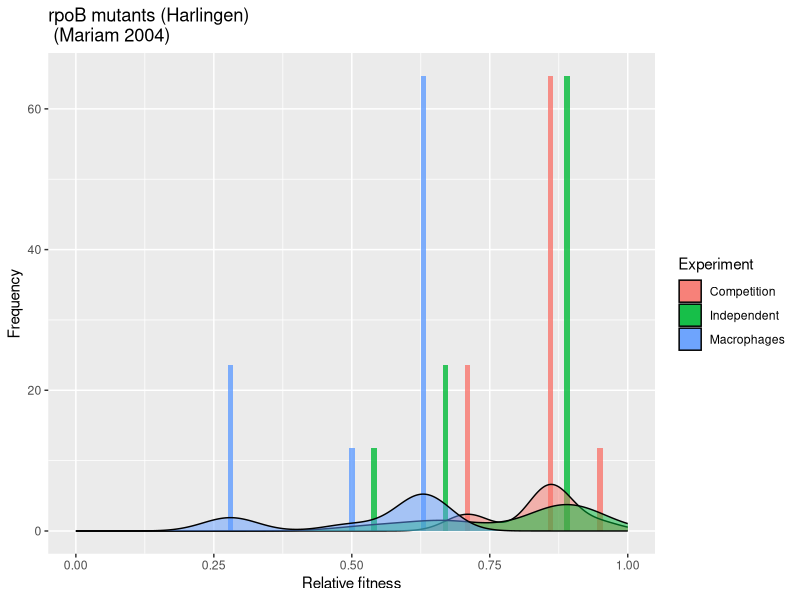
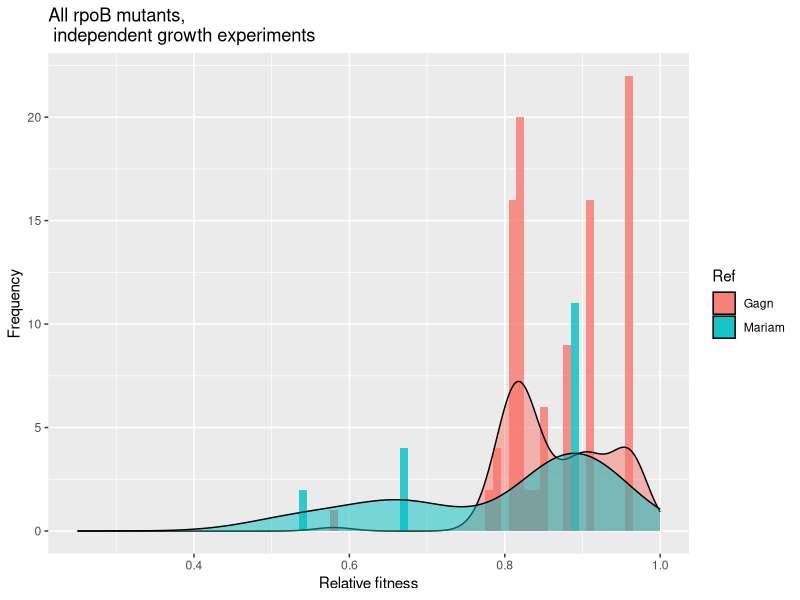
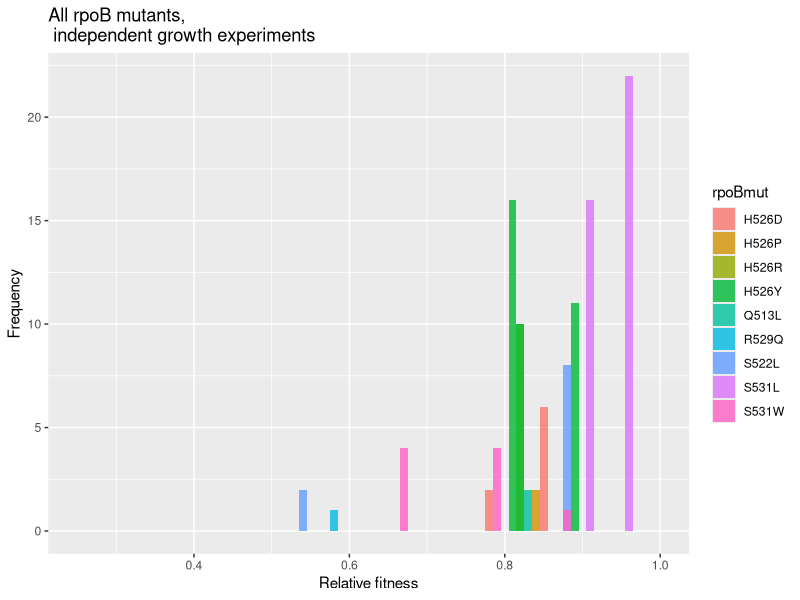
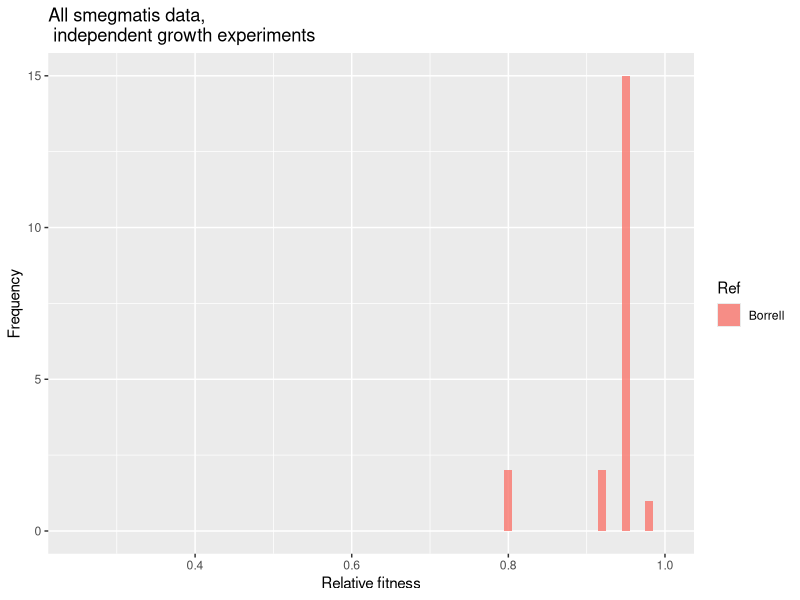
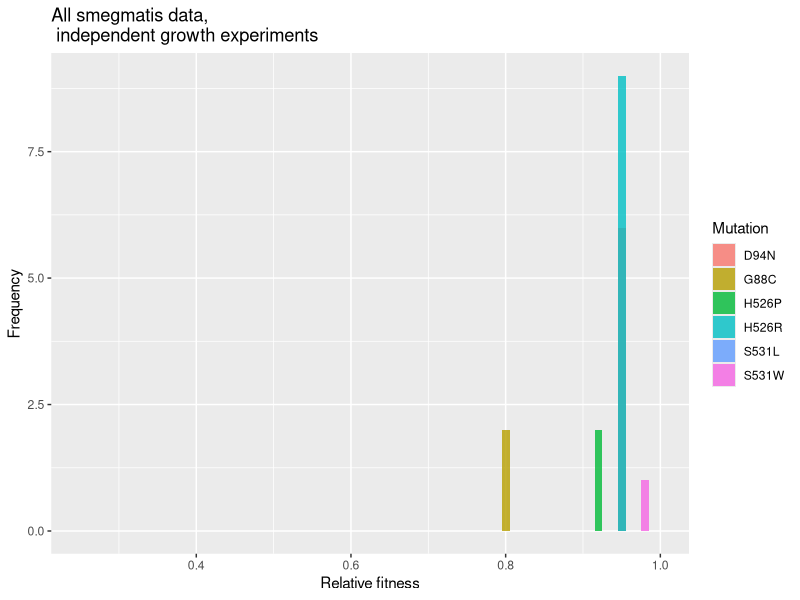
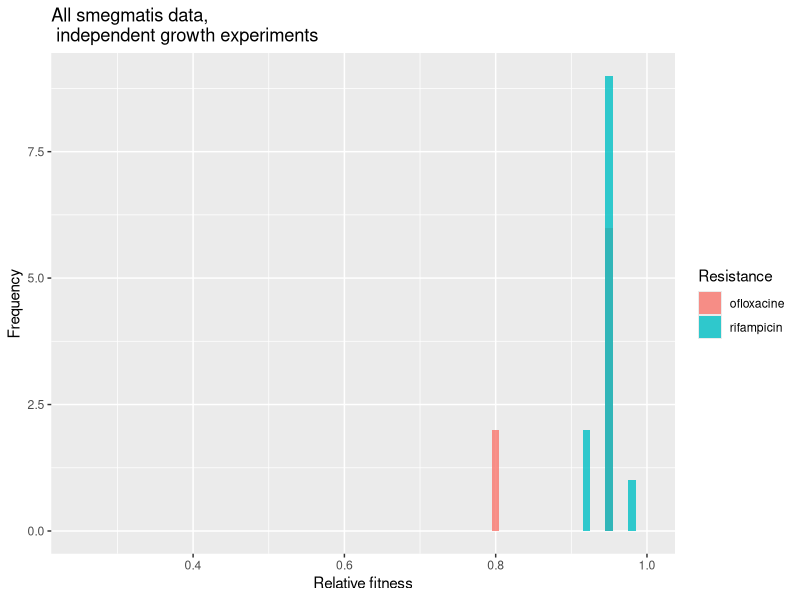
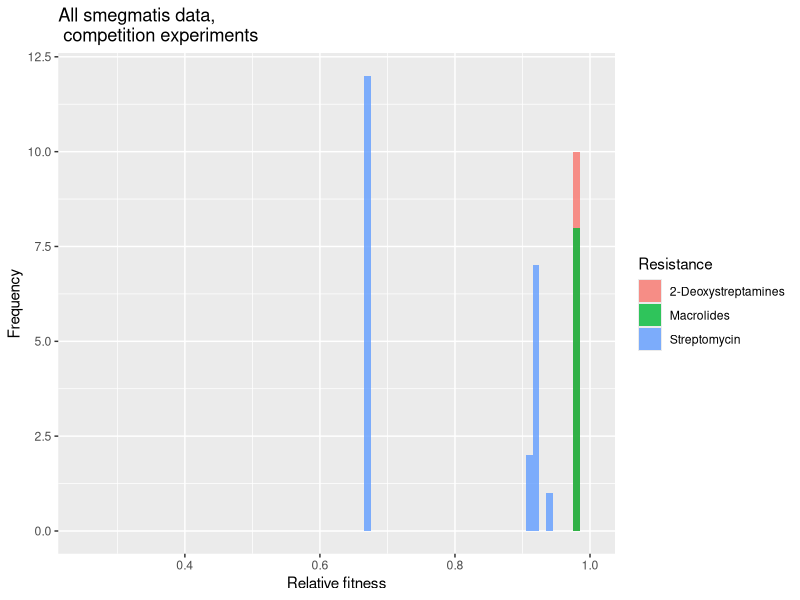
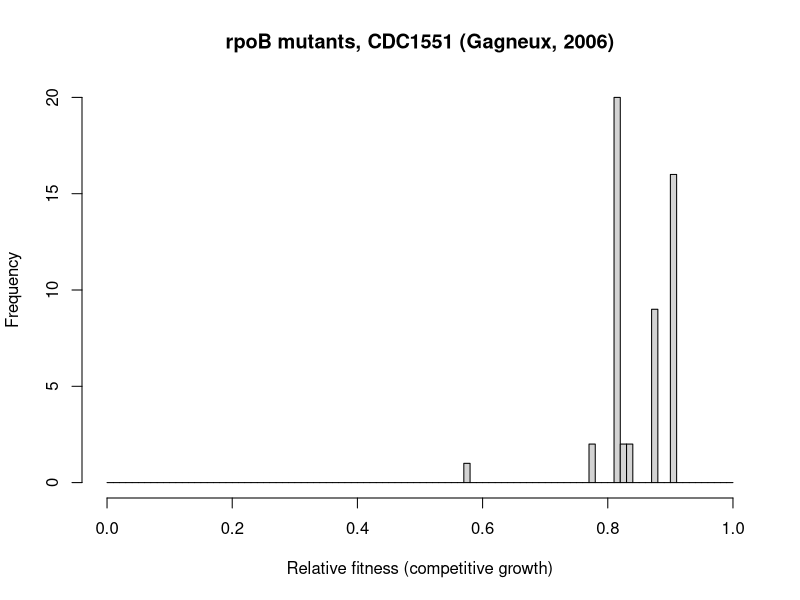

Source code (R) for these figures, in order:
### Distributions


##*** Libraries needed
library(plyr); library(ggplot2);library(reshape2);library(deSolve);library(grid)

##*** Locations
home<-"~/Documents/My Documents/Diagnostics/Natural history/genfun/GenFun/data"
plots<-paste(home,"/plots",sep="")
setwd(home)

##*** Gagneaux 2006
g<-read.csv("dist_gagn2006.csv"); d<-c()
for (i in 1:dim(g)[1]){d<-c(d,matrix(1,1,g[i,2])*g[i,1])}

setwd(plots)
pdf("data_gagn2006.pdf")
h <- hist(d, breaks = seq(0,1,0.01),main="rpoB mutants, CDC1551 (Gagneux, 2006)",xlab = "Relative fitness (competitive growth)")
dev.off()

setwd(home)
g1<-read.csv("dist_gagn2006t85.csv")[1:4,]; d1<-c()
for (i in 1:dim(g1)[1]){d1<-c(d1,matrix(1,1,g1[i,2])*g1[i,1])}

setwd(plots)
pdf("data_gagn2006t85.pdf")
h1 <- hist(d1, breaks = seq(0,1,0.01),ylim=c(0,25),main="rpoB mutants, T85 (Beijing) \n (Gagneux, 2006)",xlab = "Relative fitness (competitive growth)")
dev.off()

pdf("gagn2006_diff.pdf")
plot( h, col=rgb(0,0,1,1/4), xlim=c(0,1),ylim=c(0,25),main="rpoB mutations (red = Beijing) \n (Gagneux 2006)",xlab = "Relative fitness (competitive growth)")  # first histogram
plot( h1, col=rgb(1,0,0,1/4), xlim=c(0,1), add=T)  # second
dev.off()

## Pool
gg<-cbind(c(g[,1],g1[,1]),c(g[,2],g1[,2])); d2<-c()
for (i in 1:dim(gg)[1]){d2<-c(d2,matrix(1,1,gg[i,2])*gg[i,1])}
pdf("gagn2006_pool.pdf")
h2 <- hist(d2, breaks = seq(0,1,0.01),ylim=c(0,25),main="rpoB mutants \n (Gagneux, 2006)",xlab = "Relative fitness (competitive growth)")
dev.off()


##************************************************************************ Mariam 2004
setwd(home)
g<-read.csv("dist_mariam2004.csv"); d<-c();d1<-c(); g[,3]<-g[,3]
for (i in 1:dim(g)[1]){d<-c(d,matrix(1,1,g[i,3])*g[i,2]);d1<-c(d1,matrix(g[i,1],1,g[i,3]))}
bb<-as.data.frame(d); bb$exp<-d1; colnames(bb)<-c("count","Experiment")
p<-ggplot(bb, aes(count, fill = Experiment)) + geom_histogram(alpha = 0.8, aes(y = ..density..), position = 'identity',binwidth=0.01)+ geom_density(alpha=0.5)
p<-p+scale_x_continuous(lim=c(0,1),"Relative fitness")+scale_y_continuous("Frequency")+ggtitle("rpoB mutants (Harlingen) \n (Mariam 2004)")
p

setwd(plots)
ggsave("mariam_pool.pdf")


##************************************************************************ Pool all rpoB data
setwd(home)
g<-read.csv("rpob_all.csv")[1:22,]; d1<-c();d2<-c();d3<-c();d4<-c();d<-c()
for (i in 1:dim(g)[1]){d<-c(d,matrix(1,1,g[i,3])*g[i,2]);d1<-c(d1,matrix(g[i,1],1,g[i,3]))
                       d2<-c(d2,matrix(g[i,4],1,g[i,3]))
                       d3<-c(d3,matrix(g[i,5],1,g[i,3]))
                       d4<-c(d4,matrix(g[i,6],1,g[i,3]))}
bb<-as.data.frame(d); bb$exp<-d1;bb$paper<-d2;bb$rpoB<-d3;bb$strain<-d4; colnames(bb)<-c("count","Experiment","Ref","rpoBmut","Strain")
p1<-ggplot(bb,aes(count,fill=Experiment))+geom_histogram(alpha=0.8,position = 'identity',binwidth=0.01)+geom_density(alpha=0.5)
p1<-p1+scale_x_continuous(lim=c(0,1),"Relative fitness")+scale_y_continuous("Frequency")+ggtitle("All rpoB mutants")
setwd(plots)
ggsave("all_rpoB_exp.pdf")
w<-which(bb[,"Experiment"]=="Independent")
p2<-ggplot(bb[w,],aes(count,fill=Ref))+geom_histogram(alpha=0.8,position = 'identity',binwidth=0.01)+geom_density(alpha=0.5)
p2<-p2+scale_x_continuous(lim=c(0.25,1),"Relative fitness")+scale_y_continuous("Frequency")+ggtitle("All rpoB mutants, \n independent growth experiments")
p2
ggsave("all_rpoB_ref.pdf")

w<-which(bb[,"Experiment"]=="Independent")
p3<-ggplot(bb[w,],aes(count,fill=rpoBmut))+geom_histogram(alpha=0.8,position = 'identity',binwidth=0.01)
p3<-p3+scale_x_continuous(lim=c(0.25,1),"Relative fitness")+scale_y_continuous("Frequency")+ggtitle("All rpoB mutants, \n independent growth experiments")
p3
ggsave("all_rpoB_mut.pdf")

##************************************************************************ Sander 2002 M. smeg.
setwd(home)
g<-read.csv("dist_sander2002.csv"); d<-c()
for (i in 1:dim(g)[1]){d<-c(d,matrix(1,1,g[i,2])*g[i,1])}

setwd(plots)
pdf("data_sander2002.pdf")
h <- hist(d, breaks = seq(0,1,0.01),main="Ribosomal nucleic acids mutation, \n M. smegmatis (Sander, 2002)",xlab = "Relative fitness (competitive growth)")
dev.off()

##************************************************************************ Pool all smeg data
setwd(home)
g<-read.csv("all_smeg.csv")[1:16,]; d1<-c();d2<-c();d3<-c();d4<-c();d<-c()
for (i in 1:dim(g)[1]){d<-c(d,matrix(1,1,g[i,3])*g[i,2]);d1<-c(d1,matrix(g[i,1],1,g[i,3]))
                       d2<-c(d2,matrix(g[i,4],1,g[i,3]))
                       d3<-c(d3,matrix(g[i,5],1,g[i,3]))
                       d4<-c(d4,matrix(g[i,6],1,g[i,3]))}
bb<-as.data.frame(d); bb$exp<-d1;bb$paper<-d2;bb$res<-d3;bb$mutation<-d4; colnames(bb)<-c("count","Experiment","Ref","Resistance","Mutation")
p1<-ggplot(bb,aes(count,fill=Experiment))+geom_histogram(alpha=0.8,position = 'identity',binwidth=0.01)+geom_density(alpha=0.5)
p1<-p1+scale_x_continuous(lim=c(0,1),"Relative fitness")+scale_y_continuous("Frequency")+ggtitle("All smegmatis data")
setwd(plots)
ggsave("all_smeg_exp.pdf")
w<-which(bb[,"Experiment"]=="Independent")
p2<-ggplot(bb[w,],aes(count,fill=Ref))+geom_histogram(alpha=0.8,position = 'identity',binwidth=0.01)
p2<-p2+scale_x_continuous(lim=c(0.25,1),"Relative fitness")+scale_y_continuous("Frequency")+ggtitle("All smegmatis data, \n independent growth experiments")
p2
ggsave("all_smeg_ref.pdf")

w<-which(bb[,"Experiment"]=="Independent")
p3<-ggplot(bb[w,],aes(count,fill=Mutation))+geom_histogram(alpha=0.8,position = 'identity',binwidth=0.01)
p3<-p3+scale_x_continuous(lim=c(0.25,1),"Relative fitness")+scale_y_continuous("Frequency")+ggtitle("All smegmatis data, \n independent growth experiments")
p3
ggsave("all_smeg_mut.pdf")

w<-which(bb[,"Experiment"]=="Independent")
p3<-ggplot(bb[w,],aes(count,fill=Resistance))+geom_histogram(alpha=0.8,position = 'identity',binwidth=0.01)
p3<-p3+scale_x_continuous(lim=c(0.25,1),"Relative fitness")+scale_y_continuous("Frequency")+ggtitle("All smegmatis data, \n independent growth experiments")
p3
ggsave("all_smeg_res_ind.pdf")

w<-which(bb[,"Experiment"]=="Competition")
p3<-ggplot(bb[w,],aes(count,fill=Resistance))+geom_histogram(alpha=0.8,position = 'identity',binwidth=0.01)
p3<-p3+scale_x_continuous(lim=c(0.25,1),"Relative fitness")+scale_y_continuous("Frequency")+ggtitle("All smegmatis data, \n competition experiments")
p3
ggsave("all_smeg_res_comp.pdf")
